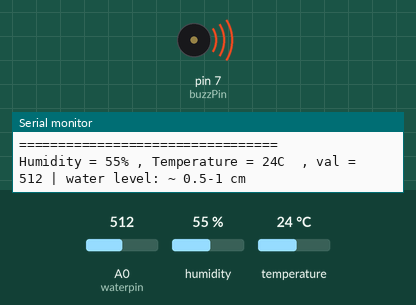
Recording of a sketch running on a simulated Arduino Uno, built with avr-gcc and run on an emulated ATmega328P. Parts: buzzer (waves = sounding, pin HIGH), the last lines printed to the serial monitor. The inputs (shaded band) are chosen by the test bench; at power-on: A0 (waterpin) = 512, humidity 55 %, temperature 24 °C.

Above: at 3.8 s.
3.9 s: A0 (waterpin) set to 676
7.9 s: A0 (waterpin) set to 705
At 9.9 s:
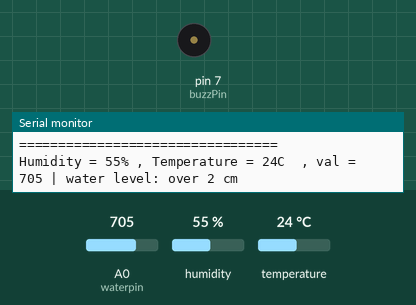
11.9 s: A0 (waterpin) set to 680
At 12.7 s:
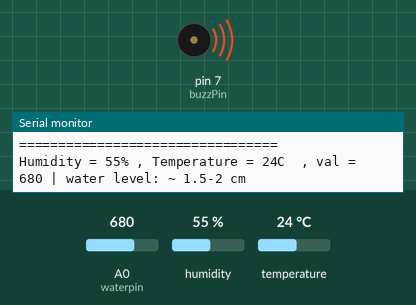
15.9 s: A0 (waterpin) set to 700
At 19.5 s:
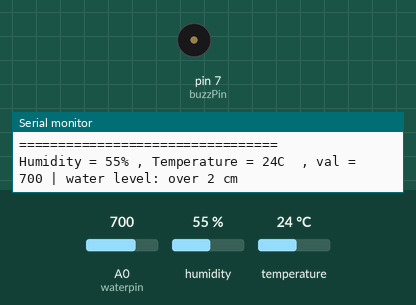
Timing chart, 0 to 20.9 s (numbered marks = the images above; inputs shaded):
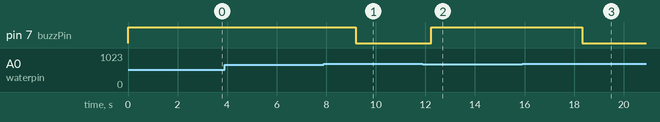

Measured:
- the behaviour switches between 689 and 690 on A0 (waterpin) (found by bisection; images 0 and 1)
- after the input at 7.9 s, pin 7 (buzzPin): HIGH → LOW after 1.3 s
- after the input at 11.9 s, pin 7 (buzzPin): LOW → HIGH after 0.33 s
- after the input at 15.9 s, pin 7 (buzzPin): HIGH → LOW after 2.4 s

The sketch:

sender.ino
```cpp
#include <IRremote.h> // >v3.0.0
#include <SimpleDHT.h>
SimpleDHT11 dht11;
int pinDHT11 = 2;
int buzzPin =7;
int waterpin=A0;
int water_val=0;
void setup(){
  Serial.begin(9600);
  pinMode(buzzPin, OUTPUT);
  digitalWrite(buzzPin, HIGH);  //有源蜂鳴器關閉
}

void loop()
{
   byte temperature = 0;
   byte humidity = 0;
   int err = SimpleDHTErrSuccess;
   // start working...
   Serial.println("=================================");
   if ((err = dht11.read(pinDHT11, &temperature, &humidity, NULL)) != SimpleDHTErrSuccess) {
      Serial.print("Read DHT11 failed, err="); Serial.println(err);delay(1000);
      return;
   }
   water_val = analogRead(waterpin);
   Serial.print("Humidity = ");
   Serial.print((int)humidity);
   Serial.print("% , ");
   Serial.print("Temperature = ");
   Serial.print((int)temperature);
   Serial.print("C ");//ln
   Serial.print(" , val = "); // 串口输出 val 当前的数据
   Serial.print(water_val);
   if(water_val < 280)
    Serial.println(" | dry");
   else if(water_val < 510)
    Serial.println(" | water level: ~ 0-0.5 cm"); // 水位大约在0-1cm ，以下语句如此类推
   else if(water_val < 570)
    Serial.println(" | water level: ~ 0.5-1 cm");
   else if(water_val < 630)
    Serial.println(" | water level: ~ 1-1.5 cm");
   else if(water_val < 690)
    Serial.println(" | water level: ~ 1.5-2 cm");
   else
    Serial.println(" | water level: over 2 cm");
   if(int(temperature)>=29 || int(humidity)>=68 || water_val>=690 ){
     digitalWrite(buzzPin, LOW);//有源蜂鳴器響起
   }
   else{
     digitalWrite(buzzPin, HIGH);  //有源蜂鳴器關閉
   }
   delay(3000);  //每3秒顯示一次

}
```
